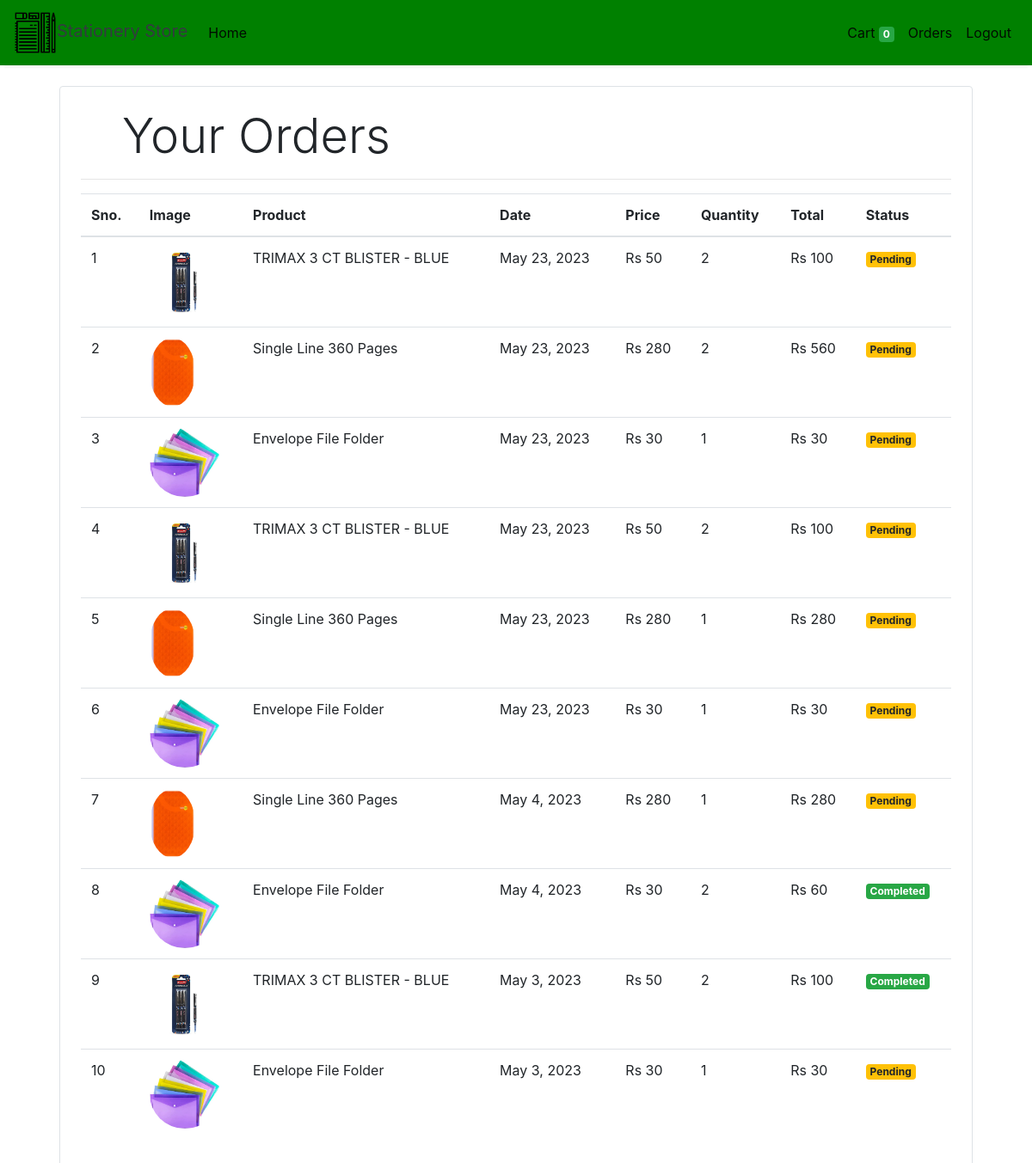
The page /orders (signed in) on the database its author committed.
### store/models/orders.py (models this page shows, shortened)
class Order(models.Model):
    product = models.ForeignKey(Products,
                                on_delete=models.CASCADE)
    customer = models.ForeignKey(Customer,
                                 on_delete=models.CASCADE)
    quantity = models.IntegerField(default=1)
    price = models.IntegerField()
    address = models.CharField (max_length=50, default='')
    phone = models.CharField (max_length=50, default='')
    date = models.DateField (default=datetime.datetime.today)
    status = models.BooleanField (default=False)
    transactionID = models.CharField(max_length=13, default='DEFAULT_VALUE')
    @staticmethod
    def get_orders_by_customer(customer_id):
        return Order.objects.filter(customer=customer_id).order_by('-date')

### store/models/product.py (models this page shows, shortened)
class Products(models.Model):
    name = models.CharField(max_length=60)
    price= models.IntegerField(default=0)
    category= models.ForeignKey(Category,on_delete=models.CASCADE,default=1 )
    description= models.CharField(max_length=250, default='', blank=True, null= True)
    image= models.ImageField(upload_to='uploads/products/')

### store/middlewares/auth.py (the view)
    def middleware(request):
        print(request.session.get('customer'))
        returnUrl = request.META['PATH_INFO']
        print(request.META['PATH_INFO'])
        if not request.session.get('customer'):
           return redirect(f'login?return_url={returnUrl}')
        response = get_response(request)
        return response

### store/templatetags/custom_filter.py (called while the page is built)
@register.filter(name='currency')
def currency(number):
    return "Rs "+str(number)

@register.filter(name='multiply')
def multiply(number , number1):
    return number * number1

### store/views/orders.py (called while the page is built)
    def get(self , request ):
        customer = request.session.get('customer')
        orders = Order.get_orders_by_customer(customer)
        print(orders)
        return render(request , 'orders.html'  , {'orders' : orders})

### store/templates/orders.html
{% extends 'base.html' %}
{% block content %}
{% load cart %}
{% load custom_filter %}
<div class="container">
   <div class="border rounded p-4 m-4">
        <p class="display-4 pl-4 ml-4">Your Orders</p>
        <hr>
        <table class="table">
            <thead>
                <tr>
                    <th>Sno.</th>
                    <th>Image</th>
                    <th>Product</th>
                    <th>Date</th>
                    <th>Price</th>
                    <th>Quantity</th>
                    <th>Total</th>
                    <th>Status</th>
                </tr>
            </thead>
            <tbody>
                {% for order in orders %}
                <tr>
                    <td>{{forloop.counter}}</td>
                    <td><img style="height: 80px;" class="rounded-circle" src="{{order.product.image.url}}" alt=""></td>
                    <td>{{order.product.name}}</td>
                    <td>{{order.date}}</td>
                    <td>{{order.price|currency}}</td>
                    <td>{{order.quantity}}</td>
                    <td>{{order.quantity|multiply:order.price|currency}}</td>
                    {% if order.status %}
                    <td><small class="badge badge-success">Completed</small></td>
                    {%else%}
                    <td><small class="badge badge-warning">Pending</small></td>
                    {% endif %}
                </tr>
                {% endfor %}
            </tbody>
        </table>
   </div>
</div>
{% endblock %}

### store/templates/base.html (shortened to what this page needs)
{% load static %}
<!doctype html>
<html lang="en">
<head>
  <link rel="stylesheet" href="https://maxcdn.bootstrapcdn.com/bootstrap/4.0.0/css/bootstrap.min.css"
>
</head>
<body>
<nav class="one-edge-shadow
  navbar navbar-light
  sticky-top navbar
  navbar-expand-lg
  text-white">
    <a class="navbar-brand ms-3 text-dark " href="/">
    <link rel="stylesheet" href="https://use.fontawesome.com/releases/v5.7.0/css/all.css">
    <img src="{% static 'images/logo.png' %}" style="width:50px;height:50px,color:text-light;">Stationery Store</a>
    <div class="collapse navbar-collapse" id="navbarSupportedContent">
      <ul class="navbar-nav mr-auto">
        <li class="nav-item active">
          <a class="nav-link" href="/store">Home <span class="sr-only">(current)</span></a>
        </li>
          </ul>
      <ul class=" navbar-nav my-2 my-lg-0">
        <li class="nav-item active">
          <a class="nav-link" href="/cart">Cart
            <span class="badge badge-success">{{request.session.cart.keys|length}}</span>
            <span class="sr-only">(current)</span></a>
        </li>
        {% if request.session.customer %}
        <li class="nav-item active ">
          <a class="nav-link" href="/orders">Orders<span class="sr-only">(current)</span></a>
        </li>
        <li class="nav-item active ">
          <a class="nav-link" href="/logout">Logout<span class="sr-only">(current)</span></a>
        </li>
        {% endif %}
      </ul>
    </div>
  </nav>
  {% block content %}{% endblock %}
</body>
</html>

### store/templates/base.html (style rules this page uses)
nav { background-color: green; }
.one-edge-shadow { box-shadow: 0 8px 2px -5px rgb(246, 245, 245); }

### rows shown on the page
Order: product.image (picture), product.name "TRIMAX 3 CT BLISTER - BLUE", date "May 23, 2023", price "Rs 50", quantity "2", quantity|multiply "Rs 100", status "Pending"
Order: product.image (picture), product.name "Single Line 360 Pages", date "May 23, 2023", price "Rs 280", quantity "2", quantity|multiply "Rs 560", status "Pending"
Order: product.image (picture), product.name "Envelope File Folder", date "May 23, 2023", price "Rs 30", quantity "1", quantity|multiply "Rs 30", status "Pending"
Order: product.image (picture), product.name "TRIMAX 3 CT BLISTER - BLUE", date "May 23, 2023", price "Rs 50", quantity "2", quantity|multiply "Rs 100", status "Pending"
Order: product.image (picture), product.name "Single Line 360 Pages", date "May 23, 2023", price "Rs 280", quantity "1", quantity|multiply "Rs 280", status "Pending"
Order: product.image (picture), product.name "Envelope File Folder", date "May 23, 2023", price "Rs 30", quantity "1", quantity|multiply "Rs 30", status "Pending"
Order: product.image (picture), product.name "Single Line 360 Pages", date "May 4, 2023", price "Rs 280", quantity "1", quantity|multiply "Rs 280", status "Pending"
Order: product.image (picture), product.name "Envelope File Folder", date "May 4, 2023", price "Rs 30", quantity "2", quantity|multiply "Rs 60", status "Completed"
Order: product.image (picture), product.name "TRIMAX 3 CT BLISTER - BLUE", date "May 3, 2023", price "Rs 50", quantity "2", quantity|multiply "Rs 100", status "Completed"
Order: product.image (picture), product.name "Envelope File Folder", date "May 3, 2023", price "Rs 30", quantity "1", quantity|multiply "Rs 30", status "Pending"

### other values the page prints
{{ request.session.cart.keys|length }} "0"
